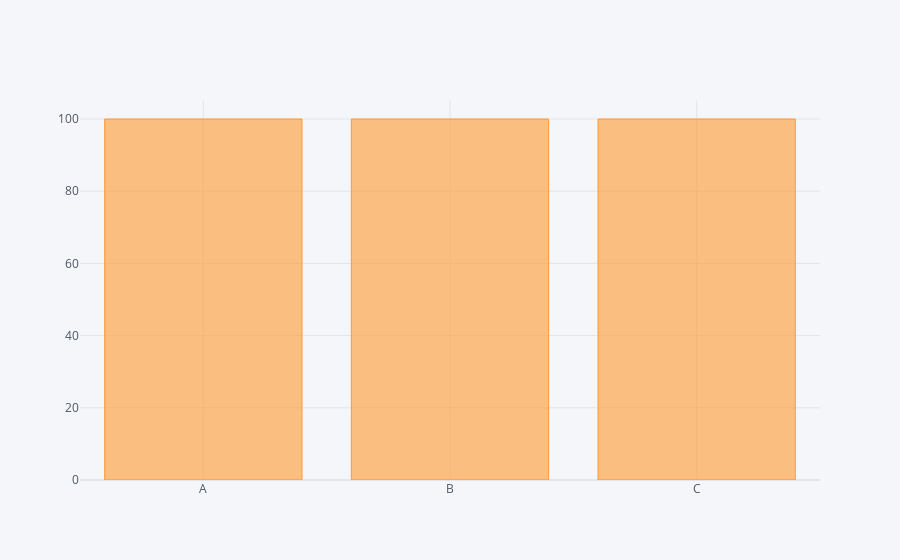

Notebook cell for this chart:
### Code cell
df.count().iplot(kind='bar')

### Figure 1 — Plotly figure (JSON) as saved in the notebook; plotly's stock layout.template omitted (floating-point values rounded to 4 significant figures)
{"data": [{"marker": {"color": "rgba(255, 153, 51, 0.6)", "line": {"color": "rgba(255, 153, 51, 1.0)", "width": 1}}, "name": "None", "orientation": "v", "text": "", "type": "bar", "x": ["A", "B", "C"], "y": [100, 100, 100]}], "layout": {"legend": {"bgcolor": "#F5F6F9", "font": {"color": "#4D5663"}}, "paper_bgcolor": "#F5F6F9", "plot_bgcolor": "#F5F6F9", "title": {"font": {"color": "#4D5663"}}, "xaxis": {"gridcolor": "#E1E5ED", "showgrid": true, "tickfont": {"color": "#4D5663"}, "title": {"font": {"color": "#4D5663"}, "text": ""}, "zerolinecolor": "#E1E5ED"}, "yaxis": {"gridcolor": "#E1E5ED", "showgrid": true, "tickfont": {"color": "#4D5663"}, "title": {"font": {"color": "#4D5663"}, "text": ""}, "zerolinecolor": "#E1E5ED"}}}
